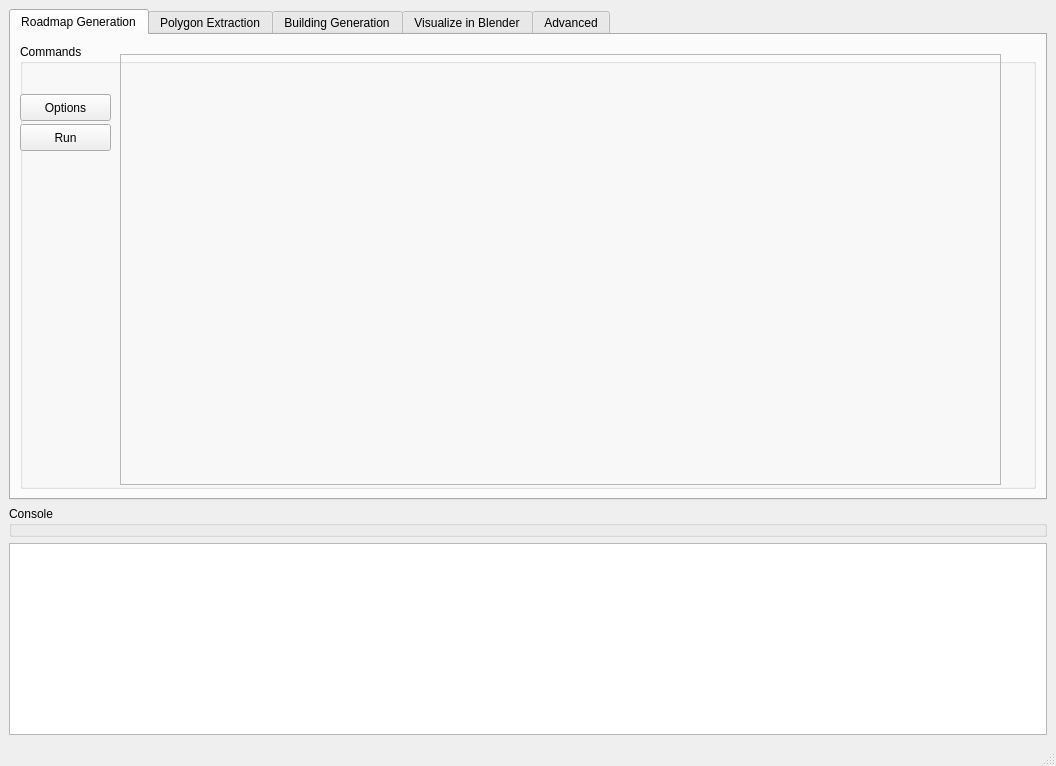
<?xml version="1.0" encoding="UTF-8"?>
<ui version="4.0">
 <class>MainWindow</class>
 <widget class="QMainWindow" name="MainWindow">
  <property name="geometry">
   <rect>
    <x>0</x>
    <y>0</y>
    <width>1056</width>
    <height>766</height>
   </rect>
  </property>
  <property name="windowTitle">
   <string>Procedural City Generation</string>
  </property>
  <widget class="QWidget" name="Centralwidget">
   <layout class="QGridLayout" name="gridLayout">
    <item row="3" column="0">
     <widget class="QGroupBox" name="console_header">
      <property name="title">
       <string>Console</string>
      </property>
     </widget>
    </item>
    <item row="4" column="0">
     <widget class="QPlainTextEdit" name="console"/>
    </item>
    <item row="2" column="0">
     <widget class="QTabWidget" name="tabWidget">
      <property name="sizePolicy">
       <sizepolicy hsizetype="Preferred" vsizetype="Preferred">
        <horstretch>3</horstretch>
        <verstretch>3</verstretch>
       </sizepolicy>
      </property>
      <property name="minimumSize">
       <size>
        <width>981</width>
        <height>0</height>
       </size>
      </property>
      <property name="currentIndex">
       <number>0</number>
      </property>
      <property name="iconSize">
       <size>
        <width>16</width>
        <height>16</height>
       </size>
      </property>
      <widget class="QWidget" name="roadmap_tab">
       <attribute name="title">
        <string>Roadmap Generation</string>
       </attribute>
       <layout class="QGridLayout" name="gridLayout_2">
        <item row="0" column="0">
         <widget class="QGroupBox" name="roadmap_group">
          <property name="title">
           <string>Commands</string>
          </property>
          <widget class="QPushButton" name="roadmap_Options">
           <property name="geometry">
            <rect>
             <x>0</x>
             <y>50</y>
             <width>91</width>
             <height>27</height>
            </rect>
           </property>
           <property name="text">
            <string>Options</string>
           </property>
          </widget>
          <widget class="QPushButton" name="roadmap_Run">
           <property name="geometry">
            <rect>
             <x>0</x>
             <y>80</y>
             <width>91</width>
             <height>27</height>
            </rect>
           </property>
           <property name="text">
            <string>Run</string>
           </property>
          </widget>
          <widget class="QFrame" name="roadmap_frame">
           <property name="geometry">
            <rect>
             <x>100</x>
             <y>10</y>
             <width>881</width>
             <height>431</height>
            </rect>
           </property>
           <property name="frameShape">
            <enum>QFrame::StyledPanel</enum>
           </property>
           <property name="frameShadow">
            <enum>QFrame::Raised</enum>
           </property>
           <widget class="matplotlibWidget" name="roadmap_widget" native="true">
            <property name="geometry">
             <rect>
              <x>159</x>
              <y>99</y>
              <width>231</width>
              <height>181</height>
             </rect>
            </property>
           </widget>
          </widget>
         </widget>
        </item>
       </layout>
      </widget>
      <widget class="QWidget" name="polygons_tab">
       <attribute name="title">
        <string>Polygon Extraction</string>
       </attribute>
       <layout class="QGridLayout" name="gridLayout_3">
        <item row="0" column="0">
         <widget class="QGroupBox" name="polygons_group">
          <property name="title">
           <string>Commands</string>
          </property>
          <widget class="QPushButton" name="polygons_Options">
           <property name="geometry">
            <rect>
             <x>0</x>
             <y>50</y>
             <width>91</width>
             <height>27</height>
            </rect>
           </property>
           <property name="text">
            <string>Options</string>
           </property>
          </widget>
          <widget class="QPushButton" name="polygons_Run">
           <property name="geometry">
            <rect>
             <x>0</x>
             <y>80</y>
             <width>91</width>
             <height>27</height>
            </rect>
           </property>
           <property name="text">
            <string>Run</string>
           </property>
          </widget>
          <widget class="QFrame" name="frame_2">
           <property name="geometry">
            <rect>
             <x>120</x>
             <y>10</y>
             <width>891</width>
             <height>431</height>
            </rect>
           </property>
           <property name="frameShape">
            <enum>QFrame::StyledPanel</enum>
           </property>
           <property name="frameShadow">
            <enum>QFrame::Raised</enum>
           </property>
          </widget>
         </widget>
        </item>
       </layout>
      </widget>
      <widget class="QWidget" name="building_generation_tab">
       <attribute name="title">
        <string>Building Generation</string>
       </attribute>
       <layout class="QGridLayout" name="gridLayout_4">
        <item row="0" column="0">
         <widget class="QGroupBox" name="building_generation_group">
          <property name="title">
           <string>Commands</string>
          </property>
          <widget class="QPushButton" name="building_generation_Options">
           <property name="geometry">
            <rect>
             <x>0</x>
             <y>50</y>
             <width>91</width>
             <height>27</height>
            </rect>
           </property>
           <property name="text">
            <string>Options</string>
           </property>
          </widget>
          <widget class="QPushButton" name="building_generation_Run">
           <property name="geometry">
            <rect>
             <x>0</x>
             <y>80</y>
             <width>91</width>
             <height>27</height>
            </rect>
           </property>
           <property name="text">
            <string>Run</string>
           </property>
          </widget>
          <widget class="QFrame" name="frame_3">
           <property name="geometry">
            <rect>
             <x>120</x>
             <y>10</y>
             <width>881</width>
             <height>431</height>
            </rect>
           </property>
           <property name="frameShape">
            <enum>QFrame::StyledPanel</enum>
           </property>
           <property name="frameShadow">
            <enum>QFrame::Raised</enum>
           </property>
          </widget>
         </widget>
        </item>
       </layout>
      </widget>
      <widget class="QWidget" name="visualization_tab">
       <attribute name="title">
        <string>Visualize in Blender</string>
       </attribute>
       <layout class="QGridLayout" name="gridLayout_5">
        <item row="0" column="0">
         <widget class="QGroupBox" name="visualization_group">
          <property name="title">
           <string>Commands</string>
          </property>
          <widget class="QPushButton" name="visualization_Options">
           <property name="geometry">
            <rect>
             <x>0</x>
             <y>50</y>
             <width>91</width>
             <height>27</height>
            </rect>
           </property>
           <property name="text">
            <string>Options</string>
           </property>
          </widget>
          <widget class="QPushButton" name="visualization_Run">
           <property name="geometry">
            <rect>
             <x>0</x>
             <y>80</y>
             <width>91</width>
             <height>27</height>
            </rect>
           </property>
           <property name="text">
            <string>Run</string>
           </property>
          </widget>
          <widget class="QFrame" name="frame_4">
           <property name="geometry">
            <rect>
             <x>120</x>
             <y>10</y>
             <width>881</width>
             <height>431</height>
            </rect>
           </property>
           <property name="frameShape">
            <enum>QFrame::StyledPanel</enum>
           </property>
           <property name="frameShadow">
            <enum>QFrame::Raised</enum>
           </property>
          </widget>
         </widget>
        </item>
       </layout>
      </widget>
      <widget class="QWidget" name="advanced_tab">
       <attribute name="title">
        <string>Advanced</string>
       </attribute>
       <layout class="QGridLayout" name="gridLayout_6">
        <item row="0" column="0">
         <widget class="QGroupBox" name="advancd_group">
          <property name="title">
           <string>GroupBox</string>
          </property>
          <widget class="QPushButton" name="clean_directories">
           <property name="geometry">
            <rect>
             <x>10</x>
             <y>30</y>
             <width>201</width>
             <height>27</height>
            </rect>
           </property>
           <property name="text">
            <string>Clean Directories</string>
           </property>
          </widget>
          <widget class="QPushButton" name="run_tests">
           <property name="geometry">
            <rect>
             <x>10</x>
             <y>60</y>
             <width>201</width>
             <height>27</height>
            </rect>
           </property>
           <property name="text">
            <string>Run Tests</string>
           </property>
          </widget>
         </widget>
        </item>
       </layout>
      </widget>
     </widget>
    </item>
   </layout>
  </widget>
  <widget class="QStatusBar" name="statusBar"/>
 </widget>
 <customwidgets>
  <customwidget>
   <class>matplotlibWidget</class>
   <extends>QWidget</extends>
   <header>matplotlibWidget</header>
   <container>1</container>
  </customwidget>
 </customwidgets>
 <resources/>
 <connections/>
</ui>
